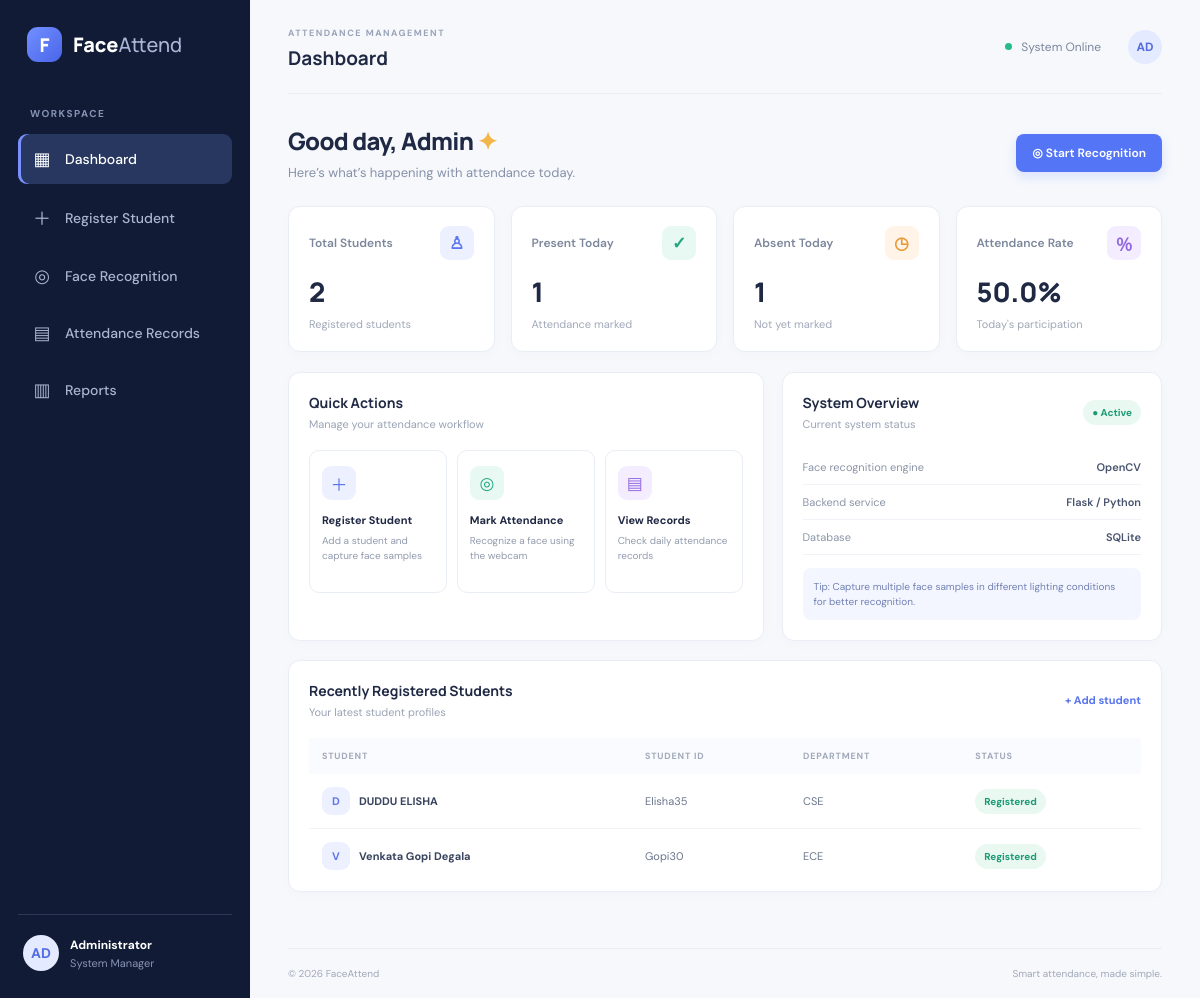
The page / on the database its author committed.
### tables this page shows
CREATE TABLE students (
            id INTEGER PRIMARY KEY AUTOINCREMENT,
            student_id TEXT UNIQUE NOT NULL,
            name TEXT NOT NULL,
            department TEXT NOT NULL,
            created_at TEXT NOT NULL
        );

### app.py (the view)
@app.route("/")
def dashboard():
    return render_template("dashboard.html", stats=dashboard_stats(), students=list_students(limit=5))

### database.py (called while the page is built)
@contextmanager
def get_db():
    conn = sqlite3.connect(DB_PATH)
    conn.row_factory = sqlite3.Row
    try:
        yield conn
        conn.commit()
    finally:
        conn.close()

def dashboard_stats():
    today = date.today().isoformat()
    with get_db() as conn:
        total = conn.execute("SELECT COUNT(*) FROM students").fetchone()[0]
        present = conn.execute("SELECT COUNT(*) FROM attendance WHERE attendance_date=?", (today,)).fetchone()[0]
    absent = max(total - present, 0)
    percentage = round((present / total) * 100, 1) if total else 0
    return {"total": total, "present": present, "absent": absent, "percentage": percentage}

def list_students(limit=None):
    query = "SELECT student_id, name, department, created_at FROM students ORDER BY name"
    if limit:
        query += f" LIMIT {int(limit)}"
    with get_db() as conn:
        return conn.execute(query).fetchall()

### templates/dashboard.html (shortened to what this page needs)
{% extends "base.html" %}
{% block heading %}Dashboard{% endblock %}
{% block content %}
<div class="welcome-row"><div><h1>Good day, Admin <span>✦</span></h1><p>Here’s what’s happening with attendance today.</p></div><a class="button primary" href="{{ url_for('recognition') }}">◎ Start Recognition</a></div>
<div class="stats-grid">
  <div class="stat-card"><div class="stat-top"><span>Total Students</span><span class="stat-icon blue">♙</span></div><strong>{{ stats.total }}</strong><small>Registered students</small></div>
  <div class="stat-card"><div class="stat-top"><span>Present Today</span><span class="stat-icon green">✓</span></div><strong>{{ stats.present }}</strong><small>Attendance marked</small></div>
  <div class="stat-card"><div class="stat-top"><span>Absent Today</span><span class="stat-icon orange">◷</span></div><strong>{{ stats.absent }}</strong><small>Not yet marked</small></div>
  <div class="stat-card"><div class="stat-top"><span>Attendance Rate</span><span class="stat-icon purple">％</span></div><strong>{{ stats.percentage }}%</strong><small>Today's participation</small></div>
</div>
<div class="content-grid">
  <div class="panel"><div class="panel-heading"><div><h3>Quick Actions</h3><p>Manage your attendance workflow</p></div></div><div class="quick-grid">
    <a class="quick-action" href="{{ url_for('register') }}"><span class="quick-icon blue">＋</span><strong>Register Student</strong><small>Add a student and capture face samples</small></a>
    <a class="quick-action" href="{{ url_for('recognition') }}"><span class="quick-icon green">◎</span><strong>Mark Attendance</strong><small>Recognize a face using the webcam</small></a>
    <a class="quick-action" href="{{ url_for('records') }}"><span class="quick-icon purple">▤</span><strong>View Records</strong><small>Check daily attendance records</small></a>
  </div></div>
  <div class="panel system-panel"><div class="panel-heading"><div><h3>System Overview</h3><p>Current system status</p></div><span class="status-pill">● Active</span></div><div class="system-line"><span>Face recognition engine</span><b>OpenCV</b></div><div class="system-line"><span>Backend service</span><b>Flask / Python</b></div><div class="system-line"><span>Database</span><b>SQLite</b></div><div class="system-note">Tip: Capture multiple face samples in different lighting conditions for better recognition.</div></div>
</div>
<div class="panel table-panel"><div class="panel-heading"><div><h3>Recently Registered Students</h3><p>Your latest student profiles</p></div><a class="text-link" href="{{ url_for('register') }}">+ Add student</a></div><div class="table-wrap"><table><thead><tr><th>STUDENT</th><th>STUDENT ID</th><th>DEPARTMENT</th><th>STATUS</th></tr></thead><tbody>
{% for student in students %}<tr><td><div class="person-cell"><span class="person-avatar">{{ student.name[:1]|upper }}</span><strong>{{ student.name }}</strong></div></td><td>{{ student.student_id }}</td><td>{{ student.department }}</td><td><span class="status-pill">Registered</span></td></tr>{% else %}<tr><td colspan="4" class="empty-state">No students yet. Register your first student to get started.</td></tr>{% endfor %}
</tbody></table></div></div>
{% endblock %}

### templates/base.html (shortened to what this page needs)
<!DOCTYPE html>
<html lang="en">
<head>
  <link rel="stylesheet" href="{{ url_for('static', filename='css/style.css') }}">
</head>
<body>
<div class="app-shell">
  <aside class="sidebar">
    <a class="brand" href="{{ url_for('dashboard') }}"><span class="brand-mark">F</span><span>Face<span class="brand-light">Attend</span></span></a>
    <div class="nav-label">WORKSPACE</div>
    <nav>
      <a class="nav-link {% if request.endpoint == 'dashboard' %}active{% endif %}" href="{{ url_for('dashboard') }}"><span>▦</span> Dashboard</a>
      <a class="nav-link {% if request.endpoint == 'register' %}active{% endif %}" href="{{ url_for('register') }}"><span>＋</span> Register Student</a>
      <a class="nav-link {% if request.endpoint == 'recognition' %}active{% endif %}" href="{{ url_for('recognition') }}"><span>◎</span> Face Recognition</a>
      <a class="nav-link {% if request.endpoint == 'records' %}active{% endif %}" href="{{ url_for('records') }}"><span>▤</span> Attendance Records</a>
      <a class="nav-link {% if request.endpoint == 'reports' %}active{% endif %}" href="{{ url_for('reports') }}"><span>▥</span> Reports</a>
    </nav>
    <div class="sidebar-bottom"><div class="avatar">AD</div><div><strong>Administrator</strong><small>System Manager</small></div></div>
  </aside>
  <main class="main-area">
    <header class="topbar"><div><span class="eyebrow">ATTENDANCE MANAGEMENT</span><h2>{% block heading %}Dashboard{% endblock %}</h2></div><div class="topbar-right"><span class="live-dot"></span><span>System Online</span><div class="top-avatar">AD</div></div></header>
    <section class="page-content">{% block content %}{% endblock %}</section>
    <footer>© 2026 FaceAttend <span>Smart attendance, made simple.</span></footer>
  </main>
</div>
</body>
</html>

### rows shown on the page
students: name "D", name "DUDDU ELISHA", student_id "Elisha35", department "CSE"
students: name "V", name "Venkata Gopi Degala", student_id "Gopi30", department "ECE"

### other values the page prints
{{ stats.total }} "2"
{{ stats.present }} "1"
{{ stats.absent }} "1"
{{ stats.percentage }} "50.0"
